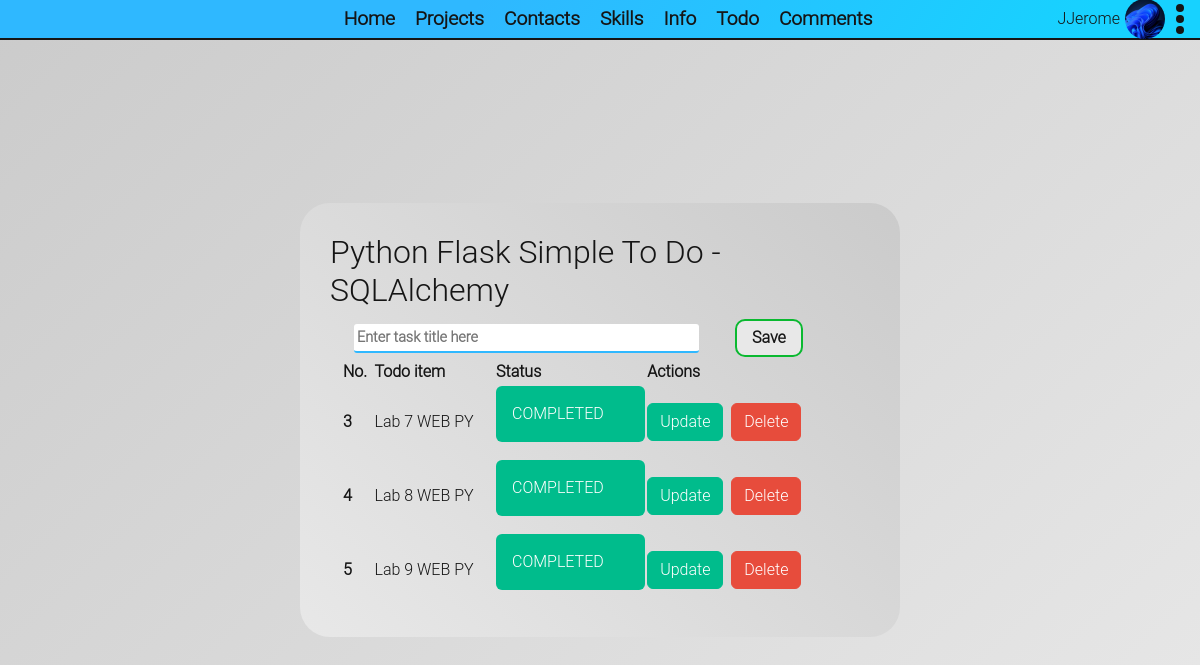
The app's page /todo/todo (signed in), older data.
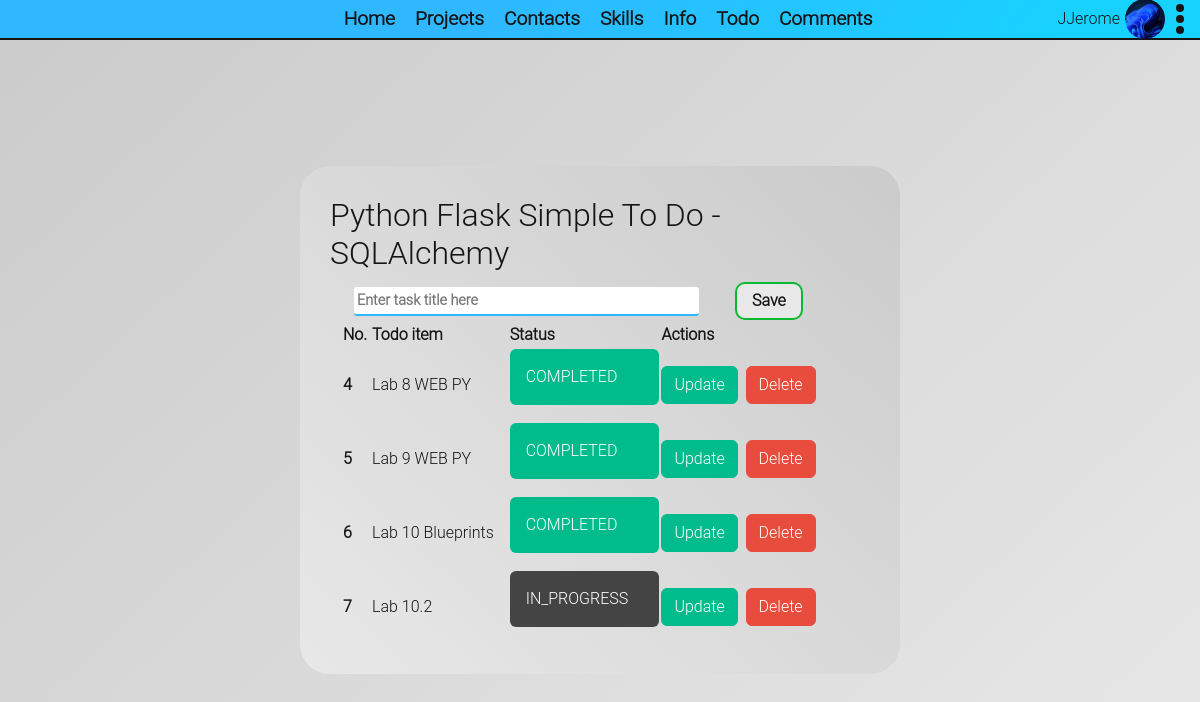
The same page, newer data.
### app/authentication/entitys.py (models this page shows, shortened)
class AuthUser(db.Model, UserMixin):
    id = db.Column(db.Integer, primary_key=True)
    email = db.Column(db.String(35), unique=True, nullable=False)
    username = db.Column(db.String(30), unique=True, nullable=False)
    password_hash = db.Column(db.String(60), unique=False, nullable=False)
    avatar_image = db.Column(db.String(30), nullable=True, default=config.AVATAR_DEFAULT)
    about_me = db.Column(db.String(500), nullable=True, default="")
    last_seen = db.Column(db.DateTime, nullable=True, default=datetime.datetime.now().replace(microsecond=0))
    @property
    def password(self):
        raise AttributeError("password is not a readable attribute")
    @staticmethod
    @login_manager.user_loader
    def user_loader(user_id: int):
        return AuthUser.query.get(user_id)

### app/todo/entitys.py (models this page shows, shortened)
class ToDo(db.Model):
    id = db.Column(db.Integer, primary_key=True)
    title = db.Column(db.String(100))
    completed = db.Column(db.Boolean)
    status = db.Column(db.String(20))
    class Status:
        COMPLETED = "COMPLETED"
        IN_PROGRESS = "IN_PROGRESS"

### app/todo/views.py (the view)
@todo_bp.route('/todo', methods=["GET"])
@login_required
def todo_page():
    return base_render("todo-page.html", todo_list=ToDo.query.all(), todo_form=ToDoForm())

### app/todo/forms.py
class ToDoForm(FlaskForm):
    title = StringField("", validators=[DataRequired(message="This field is required.")])
    submit = SubmitField("Save")

### app/common_logic.py (called while the page is built)
def base_render(template: str, **context):
    return render_template(template, about_os=platform.platform(), user_agent_info=request.user_agent.string, **context)

### app/todo/templates/todo/todo-page.html (shortened to what this page needs)
{% extends 'portfolio-base.html' %}
{% block links %}
    <link rel="stylesheet" type="text/css" href="{{ url_for('todo.static', filename='css/todo-page.css') }}">
{% endblock %}
{% set status_style_class = {
"COMPLETED": "alert-success",
"IN_PROGRESS": "alert-secondary"
} %}
{% from "render-filed.html" import render_field %}
{% block content %}
    <div class="main-wrapper">
        <main class="main container w-50">
            <div class="row">
                <h3>Python Flask Simple To Do - SQLAlchemy</h3>
            </div>
            <div class="row container">
                <form
                        class="row todo-add-part d-flex flex-row align-items-center"
                        action="{{ url_for("todo.add_todo") }}"
                        METHOD="post"
                        novalidate
                >
                    {{ render_field(todo_form.title, class="default-input", placeholder="Enter task title here") }}
                    {{ todo_form.submit(class="default-submit w-auto mx-4") }}
                </form>
                <div class="row todo-table">
                    <table>
                        <thead>
                        <tr>
                            <th scope="col">No.</th>
                            <th scope="col">Todo item</th>
                            <th scope="col">Status</th>
                            <th scope="col">Actions</th>
                        </tr>
                        </thead>
                        <tbody>
                        {% for todo in todo_list %}
                            <tr>
                                <th scope="row">{{ todo.id }}</th>
                                <td>{{ todo.title }}</td>
                                <td>
                                    <div class="alert {{ status_style_class[todo.status] }}" role="alert">
                                        {{ todo.status }}
                                    </div>
                                </td>
                                <td>
                                    <a href="{{ url_for("todo.update_todo", id=todo.id) }}" class="btn btn-success">Update</a>
                                    <a href="{{ url_for("todo.delete_todo", id=todo.id) }}" class="btn btn-danger ms-1">Delete</a>
                                </td>
                            </tr>
                        {% endfor %}
                        </tbody>
                    </table>
                </div>
            </div>
        </main>
    </div>
{% endblock %}

### app/templates/portfolio-base.html (shortened to what this page needs)
<!doctype html>
<html lang="en">
<head>
    <link rel="stylesheet" href="https://cdn.jsdelivr.net/npm/bootswatch@5.3.2/dist/darkly/bootstrap.min.css"
>
    <link rel="stylesheet" type="text/css" href="{{ url_for('static', filename='css/styles.css') }}">
    {% block links %}
    {% endblock %}
</head>
<body class="bg-white-gradient">
<header class="bg-blue-gradient">
    {% include "base-navigation.html" %}
    <div class="right-side">
        {% include "user_details_header.html" %}
    </div>
</header>
{% block content -%}
{% endblock %}
</body>
</html>

### app/templates/render-filed.html (shortened to what this page needs)
{% macro render_field(field) %}
    {% if field.type == 'BooleanField' %}
        <div class="d-flex flex-row justify-content-center align-items-center form-field-row">
            {% if field.label is defined and field.label.text %}
                <dt class="w-100 d-flex flex-row justify-content-center align-items-center">{{ field.label(class="control-label") }}
            {% endif %}
            {{ field(class="default-input mx-4", tabindex=1, **kwargs) | safe }}
        </div>
    {% else %}
        <div class="form-field-row">
            {{ field(class="default-input", tabindex=1, **kwargs) | safe }}
        </div>
    {% endif %}
{% endmacro %}

### app/templates/base-navigation.html
{% set navs = {
"Home": url_for('common.portfolio_main'),
"Projects": url_for('common.portfolio_projects'),
"Contacts": url_for('common.portfolio_contacts'),
"Skills": url_for('common.portfolio_skills'),
"Info": url_for('common.info'),
"Todo": url_for('todo.todo_page'),
"Comments": url_for('common.comments_page')
} %}
<nav class="navigation">
    <ul class="nav-pages" id="navPages">
        {% for label, nav in navs.items() %}
            <li><a href="{{ nav }}">{{ label }}</a></li>
        {% endfor %}
    </ul>
</nav>

### app/templates/user_details_header.html (shortened to what this page needs)
{% block links %}
    <link rel="stylesheet" type="text/css" href="{{ url_for('static', filename='css/user_details_header.css') }}">
{% endblock %}
{% if not current_user.is_authenticated %}
    <div class="">
        <a href="{{ url_for("auth.login") }}">Sign-in</a>
        <a href="{{ url_for("auth.sign_up") }}">Sign-up</a>
    </div>
{% else %}
    <div class="d-flex flex-row align-items-center justify-content-center">
        <div>
            {{ current_user.username }}
        </div>
        <div class="user-details-avatar"
                style="background-image: url('{{ url_for('static', filename='users-avatars/' + current_user.avatar_image) }}')"
        >
        </div>
        <div class="nav-item dropdown">
            <a class="dropdown-toggle show user-details"
               data-bs-toggle="dropdown"
               role="button"
               aria-haspopup="true"
               aria-expanded="true"
            >
                <span></span>
                <span></span>
                <span></span>
            </a>
        </div>
    </div>
{% endif %}

### app/static/css/styles.css (style rules this page uses)
* { --white-color: #e8e8e8; --white-second-color: #cbcbcb; --black-color: #151515; --semi-black-color: #1515157F; --blue-color: #2FB8FFFF; --blue-second-color: #17D2FFFF; --grean-color: #0ab930; --grean-second-color: #2ac44d; --select-color: #ffe700; --select-hover-color: #ffe700; --white-gradient: linear-gradient(317deg, var(--white-color), var(--white-second-color)); --white-gradient-revers: linear-gradient(-317deg, var(--white-color), var(--white-second-color)); --blue-gradient: linear-gradient(123deg, var(--blue-color) 39.22%, var(--blue-second-color) 90.31%); --purple-gradient: linear-gradient(123deg, rgb(115, 33, 255) 39.22%, rgb(139, 84, 229) 90.31%); --light-purple-gradient: linear-gradient(123deg, rgb(139, 84, 229) 39.22%, rgb(169, 124, 245) 90.31%); font-family: "Roboto Light", sans-serif; color: var(--black-color); }
a { color: var(--black-color); }
div, ul, body { padding: 0; margin: 0; }
body { display: flex; flex-direction: column; min-height: 100vh; }
.bg-white-gradient { background: var(--white-gradient); }
.bg-blue-gradient { background: var(--blue-gradient); }
header { display: flex; align-items: center; justify-content: space-between; border-bottom: 2px solid var(--black-color); height: 40px; padding: 0 10px; }
.navigation { display: flex; flex-direction: row; justify-content: space-evenly; align-items: center; height: 40px; }
.nav-pages { list-style: none; display: flex; flex-direction: row; justify-content: space-between; align-content: center; max-width: 400px; width: 100%; height: 100%; }
.nav-pages li { display: flex; align-items: center; }
.nav-pages li a { font-size: 1.2rem; font-weight: 700; text-decoration: none; padding: 10px; transition: ease .2s; }
.default-input { width: 100%; margin: 3px 0; padding: 3px; border-radius: 3px; border: none; border-bottom: 2px solid var(--blue-color); font-size: .9rem; font-weight: 600; outline: none; transition: ease .15s; }
.default-submit { display: flex; box-sizing: border-box; margin: 2px; padding: 5px 15px; border-radius: 10px; font-size: 1rem; font-weight: 600; border: 2px solid var(--grean-color); background: var(--white-color); transition: ease .1s; }

### app/todo/static/css/todo-page.css (style rules this page uses)
.main-wrapper { display: flex; flex: 1; flex-direction: column; align-items: center; justify-content: center; width: 100%; height: 100%; }
.main-wrapper .main { display: flex; flex-direction: column; justify-content: center; align-items: center; border-radius: 30px; padding: 30px; background: var(--white-gradient-revers); }
.form-field-row { width: 75%; }

### app/static/css/user_details_header.css (style rules this page uses)
.dropdown-toggle::after { content: none;!important; }
.user-details { display: flex; flex-direction: column; justify-content: space-between; align-items: center; height: 30px; width: 10px; margin: 0 5px; }
.user-details span { display: block; width: 8px; height: 8px; border-radius: 100%; background: var(--black-color); }
.user-details-avatar { margin: 5px; width: 40px; height: 40px; border-radius: 100%; background-position: center; background-size: cover;!important; }

Row changes from the older to the newer data that the page shows:
removed ToDo: id "3", title "Lab 7 WEB PY", status "COMPLETED"
added ToDo: id "6", title "Lab 10 Blueprints", status "COMPLETED"
added ToDo: id "7", title "Lab 10.2", status "IN_PROGRESS"
